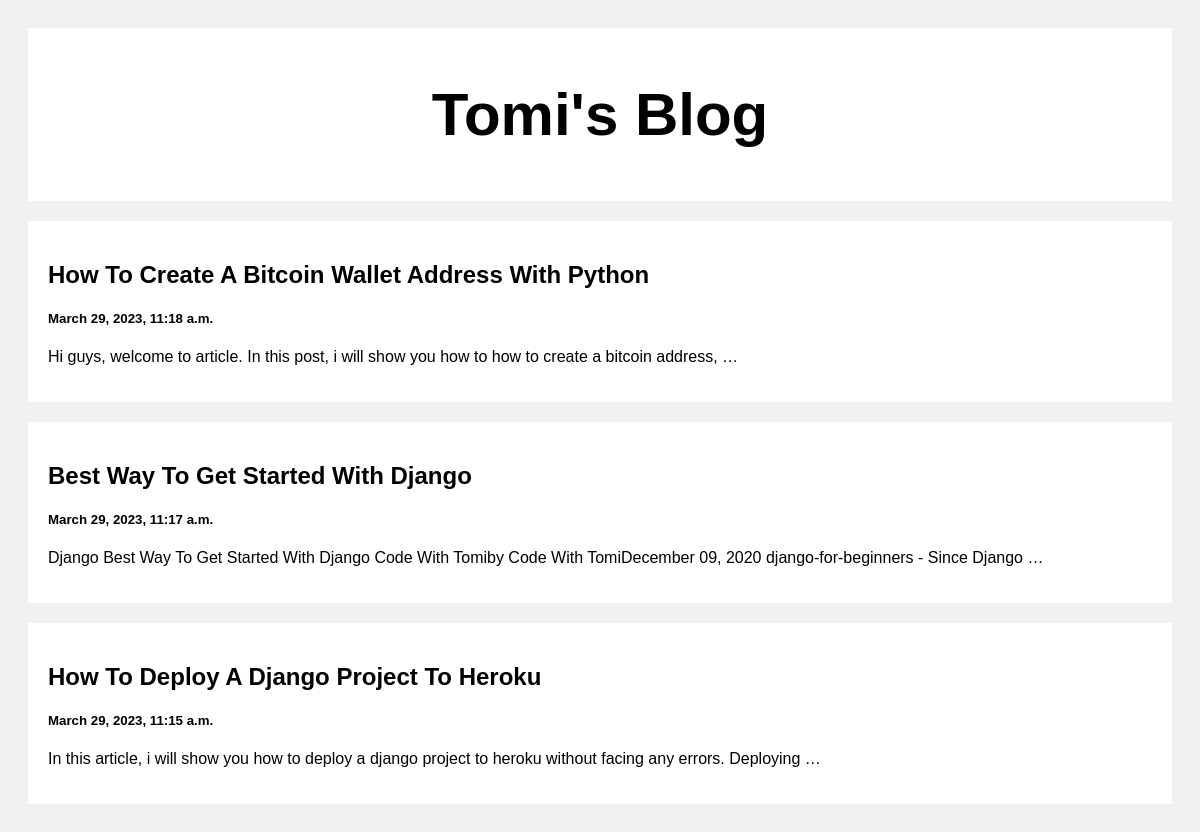
The page / on the database its author committed.
### posts/models.py (models this page shows)
class Post(models.Model):
    title = models.CharField(max_length=100)
    body = models.TextField(max_length=1000000)
    created_at = models.DateTimeField(default=datetime.now, blank=True)

### posts/views.py (the view)
# urls.py: path('', views.index, name='index'),
def index(request):
    posts = Post.objects.all()
    return render(request, 'index.html', {'posts': posts})

### templates/index.html (shortened to what this page needs)
<!DOCTYPE html>
<html>
<head>
</head>
<body>
<div class="header">
  <h2>Tomi's Blog</h2>
</div>
<div class="row">
  <div class="leftcolumn">
    {% for post in posts reversed %}
    <div class="card">
      <a style="text-decoration: none; color: black;" href="/post/{{post.id}}">
        <h2>{{post.title}}</h2>
        <h5>{{post.created_at}}</h5>
        <p>{{post.body|truncatewords:20}}</p>
      </a>
    </div>
    {% endfor %}
  </div>
</div>
</body>
</html>

### templates/index.html (style rules this page uses)
* { box-sizing: border-box; }
body { font-family: Arial; padding: 20px; background: #f1f1f1; }
.header { padding: 2px; font-size: 40px; text-align: center; background: white; }
.leftcolumn { float: left; width: 100%; }
.card { background-color: white; padding: 20px; margin-top: 20px; }
.row:after { content: ""; display: table; clear: both; }

### rows shown on the page
Post: title "How To Create A Bitcoin Wallet Address With Python", created_at "March 29, 2023, 11:18 a.m.", body "Hi guys, welcome to article. In this post, i will show you how to how to create a bitcoin address, …"
Post: title "Best Way To Get Started With Django", created_at "March 29, 2023, 11:17 a.m.", body "Django Best Way To Get Started With Django Code With Tomiby Code With TomiDecember 09, 2020 django-for-beginners - Since Django …"
Post: title "How To Deploy A Django Project To Heroku", created_at "March 29, 2023, 11:15 a.m.", body "In this article, i will show you how to deploy a django project to heroku without facing any errors. Deploying …"
